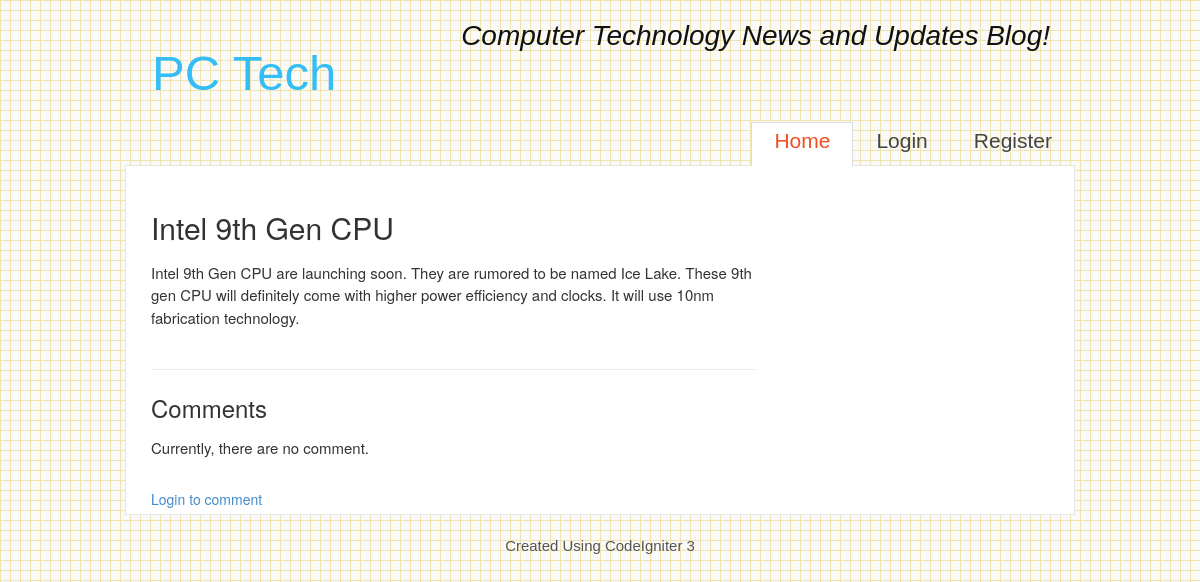
The page /Blog/post/4 on the database its author committed.
### tables this page shows
CREATE TABLE `posts` (
  `post_id` int(11) NOT NULL AUTO_INCREMENT,
  `post_title` varchar(255) NOT NULL,
  `post` text NOT NULL,
  `active` int(11) NOT NULL,
  `date_added` timestamp NOT NULL DEFAULT CURRENT_TIMESTAMP,
  `user_id` int(11) NOT NULL,
  PRIMARY KEY (`post_id`)
);

### application/controllers/Blog.php (called while the page is built, shortened)
<?php
class Blog extends CI_Controller{
    function __construct(){
        $this->load->model('M_Db');
    }
    function post($post_id){
        $this->load->model('M_Comment');
        $data['comments'] = $this->M_Comment->getComment($post_id);
        $data['post'] = $this->M_Db->getPost($post_id);
        $class_name = ['home_class' => 'current', 'login_class' => '', 'register_class' => '', 'profile_class' => ''];
        $this->load->view('Header', $class_name);
        $this->load->view('V_Single_Post', $data);
        $this->load->view('Footer');
    }
}
?>

### index.php (called while the page is built, shortened)
<?php
require_once BASEPATH.'core/CodeIgniter.php';

### application/models/M_Db.php (called while the page is built, shortened)
<?php
class M_Db extends CI_Model{
    function getPost($post_id){
        $this->db->select()->from('posts')->where(array('active'=>1,'post_id'=>$post_id))->order_by('date_added','desc');
        $query = $this->db->get();
        return $query->first_row('array');
    }
}
?>

### application/libraries/Authorization_Token.php (called while the page is built, shortened)
<?php defined('BASEPATH') OR exit('No direct script access allowed');
class Authorization_Token
{
    protected $token_key;
    protected $token_algorithm;
    protected $token_expire_time = 3600;
    public function __construct()
	{
        $this->CI =& get_instance();
        $this->token_key        = $this->CI->config->item('jwt_key');
        $this->token_algorithm  = $this->CI->config->item('jwt_algorithm');
    }
    public function validateTokenPost($token)
    {
		if($token){
            if(!empty($token) AND is_string($token) AND !is_array($token))
            {
                try
                {
                    try {
                        $token_decode = JWT::decode($token, $this->token_key, array($this->token_algorithm));
                    }
                    catch(Exception $e) {
                        return ['status' => FALSE, 'message' => $e->getMessage()];
                    }
                    if(!empty($token_decode) AND is_object($token_decode))
                    {
                        if(empty($token_decode->id) OR !is_numeric($token_decode->id))
                        {
                            return ['status' => FALSE, 'message' => 'User ID Not Define!'];
                        }else if(empty($token_decode->time OR !is_numeric($token_decode->time))) {
                            return ['status' => FALSE, 'message' => 'Token Time Not Define!'];
                        }
                        else
                        {
                            $time_difference = strtotime('now') - $token_decode->time;
                            if( $time_difference >= $this->token_expire_time )
                            {
                                return ['status' => FALSE, 'message' => 'Token Time Expire.'];
                            }else
                            {
                                return ['status' => TRUE, 'data' => $token_decode];
                            }
                        }
                    }else{
                        return ['status' => FALSE, 'message' => 'Forbidden'];
                    }
                }
                catch(Exception $e) {
                    return ['status' => FALSE, 'message' => $e->getMessage()];
                }
            }else
            {
                return ['status' => FALSE, 'message' => 'Token is not defined.' ];
            }
        } else {
            return ['status' => FALSE, 'message' => 'Token is not defined.'];
        }
    }
}

### application/views/V_Single_Post.php (the view)
<div id="site_content">
    <div id="content">
        <?php
		if(!isset($post)){
			echo "This page was accessed incorrectly";
		}
		else{
		?>
            <h2><?=$post['post_title']?></h2>
            <p><?=$post['post']?></p>
            <hr>
            <h3>Comments</h3>
		    <?php
            if(count($comments) > 0){
                foreach ($comments as $row){
		    ?>
				<p><strong><?=$row['username']?></strong> said at <?= date('d-m-Y h:i A',strtotime($row['date_added']))?><br>
				<?=$row['comment'];?></p><hr>
            <?php
				}
            }
            else{
                echo "<p>Currently, there are no comment.</p>";
            }
            $validate_token = $this->session->userdata('user_token');
			$is_valid_token = $this->authorization_token->validateTokenPost($validate_token);
            if($is_valid_token['status'] === TRUE){
            ?>
                <form action="<?=base_url()?>Comments/addComment/<?=$post['post_id']?>" method="post">
                    <div class="form_settings">
                        <p>
                            <span>Comment</span>
                            <textarea class="textarea" rows="8" cols="100" name="comment"></textarea>
                        </p>
                        <p style="padding-top: 15px">
                            <span>&nbsp;</span>
                            <input class="submit" type="submit" name="add" value="Add comment" />
                        </p>
                    </div>
                </form>
            <?php
            }
            else{
            ?>
				<a href="<?=base_url()?>Users/login">Login to comment</a>
			<?php
			}
        }
			?>
    </div>
</div>

### public/css/style.css (style rules this page uses)
html { height: 100%; }
* { margin: 0; padding: 0; }
body { font: normal .80em 'sans-serif', arial; background: #F7F7F7 url(../images/pattern.png) fixed; color: #555; }
p { padding: 0 0 20px 0; line-height: 1.5em; font-size: 107%; }
h1, h2, h3, h4, h5, h6 { font: normal 250% 'sans-serif', arial; color: #444; margin: 0 0 15px 0; padding: 5px 0 5px 0; }
h2 { font: normal 170% 'sans-serif', arial; color: #F14E23; margin: 0; padding: 0 0 8px 0; }
h3 { font-size: 200%; margin: 0 0 9px 0; color: #444; }
a, a:hover { outline: none; text-decoration: none; color: #35BDF5; }
#main, #header, #logo, #menubar, #site_content, #footer { margin-left: auto; margin-right: auto; }
#site_content { width: 950px; overflow: hidden; margin: 0 auto 0 auto; padding: 0; background: #fff; border: 1px solid #E7E7E7; }
#content { text-align: left; width: 630px; padding: 25px 0 5px 25px; margin: 0; }

### rows shown on the page
posts: post_title "Intel 9th Gen CPU", post "Intel 9th Gen CPU are launching soon. They are rumored to be named Ice Lake. These 9th gen CPU will definitely come with higher power efficiency and clocks. It will use 10nm fabrication technology."
